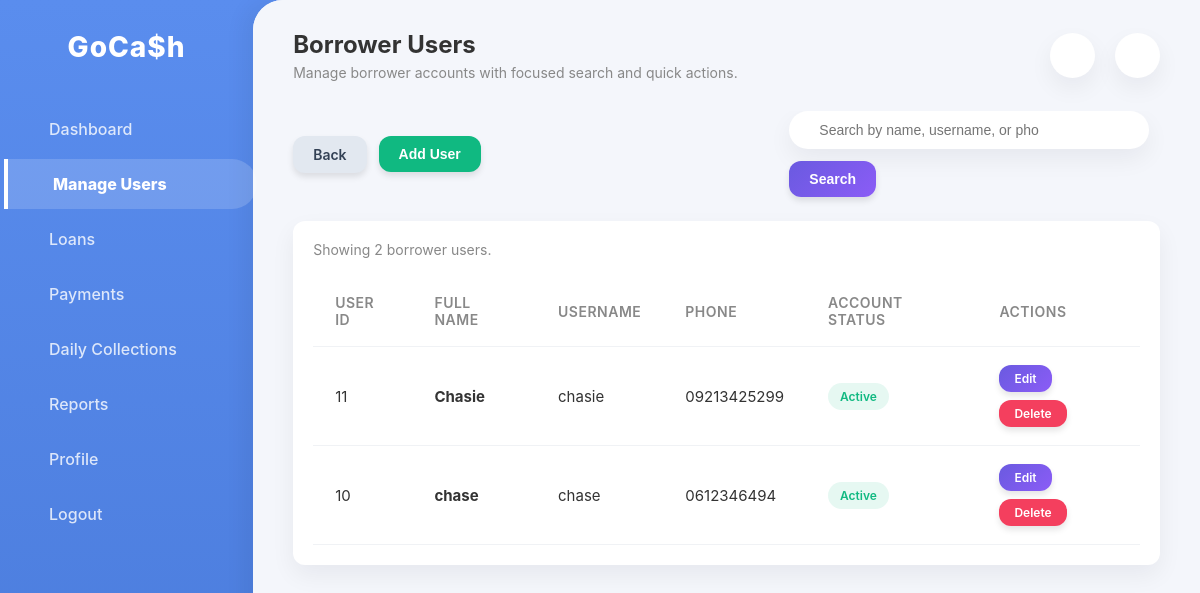
/admin/manage_users_list.php?role=borrower (signed in), run on the app's committed database.
### tables this page shows
CREATE TABLE `users` (
  `id` int(11) NOT NULL,
  `fullname` varchar(255) DEFAULT NULL,
  `username` varchar(255) NOT NULL DEFAULT '',
  `password` varchar(255) DEFAULT NULL,
  `role` enum('admin','collector','borrower') DEFAULT 'borrower',
  `status` enum('active','inactive') NOT NULL DEFAULT 'active',
  `created_at` timestamp NOT NULL DEFAULT current_timestamp(),
  `last_login` datetime DEFAULT NULL,
  `phone` varchar(50) DEFAULT NULL,
  `address` text DEFAULT NULL,
  `collector_id` int(11) DEFAULT NULL
);

### admin/manage_users_list.php (the view, shortened to what this page needs)
<?php
require_once '../db_connect.php';
$role = $_GET['role'] ?? '';
$search = trim($_GET['search'] ?? '');
$safeRole = ucfirst($role);
$statusColumnExists = false;
$statusColumnCheck = $conn->query("SHOW COLUMNS FROM users LIKE 'status'");
if ($statusColumnCheck && $statusColumnCheck->num_rows > 0) {
    $statusColumnExists = true;
}
$statusSelect = $statusColumnExists ? "u.status" : "'Active' AS status";
$sql = "
    SELECT
        u.id,
        u.fullname,
        u.username,
        u.phone,
        $statusSelect
    FROM users u
    WHERE u.role = ?
";
$paramTypes = "s";
$params = [$role];
$sql .= " ORDER BY u.id DESC";
$stmt = $conn->prepare($sql);
$stmt->bind_param($paramTypes, ...$params);
$stmt->execute();
$users = $stmt->get_result();
?>
<!DOCTYPE html>
<html lang="en">
<head>
    <link rel="stylesheet" href="admin_style.css">
</head>
<body>
    <aside class="sidebar">
        <div class="brand">GoCa$h</div>
        <ul class="nav-links">
            <li><a href="dashboard.php"><i class="ph ph-squares-four"></i> Dashboard</a></li>
            <li><a href="manage_users.php" class="active"><i class="ph ph-users"></i> Manage Users</a></li>
            <li><a href="loans.php"><i class="ph ph-wallet"></i> Loans</a></li>
            <li><a href="payments.php"><i class="ph ph-credit-card"></i> Payments</a></li>
            <li><a href="daily_collections.php"><i class="ph ph-calendar-blank"></i> Daily Collections</a></li>
            <li><a href="reports.php"><i class="ph ph-chart-line-up"></i> Reports</a></li>
            <li><a href="profile.php"><i class="ph ph-user-circle-gear"></i> Profile</a></li>
            <li style="margin-top: auto;"><a href="logout.php"><i class="ph ph-sign-out"></i> Logout</a></li>
        </ul>
    </aside>
    <main class="main-wrapper">
        <header class="top-header">
            <div class="greeting">
                <h1><?php echo htmlspecialchars($safeRole); ?> Users</h1>
                <p>Manage <?php echo htmlspecialchars(strtolower($safeRole)); ?> accounts with focused search and quick actions.</p>
            </div>
            <div class="header-actions">
                <button class="icon-btn icon-badge-wrap" id="notifBellBtn"><i class="ph ph-bell"></i></button>
                <button class="icon-btn" onclick="window.location.href='profile.php'"><i class="ph ph-user"></i></button>
            </div>
        </header>
        <div class="content">
            <div class="list-toolbar">
                <div class="list-toolbar-left">
                    <a href="manage_users.php" class="btn btn-secondary"><i class="ph ph-arrow-left"></i> Back</a>
                    <button type="button" class="btn btn-success" onclick="openAddUserModal('<?php echo htmlspecialchars($role, ENT_QUOTES); ?>')"><i class="ph ph-plus"></i> Add User</button>
                </div>
                <div class="list-toolbar-right">
                    <form class="search-form" method="GET">
                        <div class="search-bar">
                            <input
                                type="text"
                                name="search"
                                value="<?php echo htmlspecialchars($search); ?>"
                                placeholder="Search by name, username, or phone"
                            >
                        </div>
                        <button type="submit" class="btn btn-primary">Search</button>
                    </form>
                </div>
            </div>
            <div class="table-container">
                <div class="table-meta">
                    <p>Showing <?php echo (int)$users->num_rows; ?> <?php echo htmlspecialchars(strtolower($safeRole)); ?> user<?php echo $users->num_rows === 1 ? '' : 's'; ?>.</p>
                </div>
                <table class="modern-table">
                    <thead>
                        <tr>
                            <th>User ID</th>
                            <th>Full Name</th>
                            <th>Username</th>
                            <th>Phone</th>
                            <th>Account Status</th>
                            <th>Actions</th>
                        </tr>
                    </thead>
                    <tbody>
                        <?php while ($row = $users->fetch_assoc()) { ?>
                            <?php
                            $status = trim((string)($row['status'] ?? ''));
                            $statusClass = strtolower($status) === 'inactive' ? 'badge-warning' : 'badge-success';
                            $returnUrl = 'manage_users_list.php?role=' . urlencode($role);
                            ?>
                            <tr>
                                <td><?php echo (int)$row['id']; ?></td>
                                <td><strong><?php echo htmlspecialchars($row['fullname']); ?></strong></td>
                                <td><?php echo htmlspecialchars($row['username']); ?></td>
                                <td><?php echo htmlspecialchars($row['phone'] ?: 'N/A'); ?></td>
                                <td><span class="badge <?php echo $statusClass; ?>"><?php echo htmlspecialchars(ucfirst($status)); ?></span></td>
                                <td>
                                    <div class="action-stack">
                                        <a href="edit_user.php?id=<?php echo (int)$row['id']; ?>" class="btn btn-primary btn-sm">Edit</a>
                                        <a
                                            href="delete_user.php?id=<?php echo (int)$row['id']; ?>&redirect=<?php echo urlencode($returnUrl); ?>"
                                            class="btn btn-danger btn-sm"
                                            onclick="return confirm('Delete this user?')"
                                        >
                                            Delete
                                        </a>
                                    </div>
                                </td>
                            </tr>
                        <?php } ?>
                    </tbody>
                </table>
            </div>
        </div>
    </main>
    <?php include 'notif_dropdown.php'; ?>
</body>
</html>

### admin/admin_style.css (style rules this page uses)
:root { --primary-gradient: linear-gradient(135deg, #6A5AE0, #8B5CF6); --sidebar-blue: #5A8DEE; --bg-color: #F4F6FB; --card-bg: #FFFFFF; --text-main: #333333; --text-muted: #888888; --shadow-soft: 0 10px 24px rgba(15, 23, 42, 0.06); --shadow-hover: 0 18px 45px rgba(15, 23, 42, 0.14); --radius-main: 12px; --radius-sm: 10px; --transition: all 0.25s ease-out; --transition-fast: 0.15s ease-out; }
body { margin: 0; padding: 0; font-family: 'Inter', 'Segoe UI', Roboto, Helvetica, Arial, sans-serif; background-color: var(--sidebar-blue); color: var(--text-main); display: flex; height: 100vh; overflow: hidden; }
.sidebar { width: 260px; background: var(--sidebar-blue); background: linear-gradient(180deg, #5A8DEE, #4A7BDB); color: white; display: flex; flex-direction: column; padding: 30px 0; height: 100vh; box-sizing: border-box; }
.brand { font-size: 28px; font-weight: 800; text-align: center; margin-bottom: 40px; letter-spacing: 1px; }
.nav-links { list-style: none; padding: 0; margin: 0; flex-grow: 1; }
.nav-links li { margin-bottom: 5px; }
.nav-links a { display: flex; align-items: center; padding: 15px 30px; color: rgba(255, 255, 255, 0.8); text-decoration: none; font-size: 16px; font-weight: 500; transition: var(--transition); border-left: 4px solid transparent; border-radius: 0 999px 999px 0; position: relative; }
.nav-links a:hover, .nav-links a.active { background: rgba(255, 255, 255, 0.16); color: white; border-left: 4px solid white; transform: translateX(4px); }
.nav-links a.active { font-weight: 800; }
.main-wrapper { flex-grow: 1; background-color: var(--bg-color); border-radius: 30px 0 0 30px; overflow-y: auto; box-shadow: -10px 0 20px rgba(0, 0, 0, 0.05); display: flex; flex-direction: column; }
.top-header { display: flex; justify-content: space-between; align-items: center; padding: 30px 40px; background: var(--bg-color); position: sticky; top: 0; z-index: 10; }
.greeting h1 { margin: 0; font-size: 24px; color: var(--text-main); font-weight: 700; }
.greeting p { margin: 5px 0 0; color: var(--text-muted); font-size: 14px; }
.header-actions { display: flex; align-items: center; gap: 20px; }
.search-bar { display: flex; align-items: center; background: var(--card-bg); padding: 10px 20px; border-radius: 30px; box-shadow: var(--shadow-soft); }
.search-bar input { border: none; outline: none; background: transparent; padding-left: 10px; font-size: 14px; }
.icon-btn { background: var(--card-bg); border: none; width: 45px; height: 45px; border-radius: 50%; display: flex; align-items: center; justify-content: center; color: var(--text-main); box-shadow: var(--shadow-soft); cursor: pointer; transition: var(--transition); }
.content { padding: 0 40px 40px; }
.table-container { background: var(--card-bg); border-radius: var(--radius-main); box-shadow: var(--shadow-soft); overflow: hidden; padding: 20px; margin-top: 20px; transition: var(--transition); }
.modern-table { width: 100%; border-collapse: collapse; }
.modern-table th, .modern-table td { padding: 18px 22px; text-align: left; border-bottom: 1px solid #F0F2F5; }
.modern-table th { color: var(--text-muted); font-weight: 600; font-size: 14px; text-transform: uppercase; letter-spacing: 0.5px; }
.modern-table td { color: var(--text-main); font-size: 15px; }
.modern-table tbody tr { transition: var(--transition); }
.btn { display: inline-block; padding: 10px 20px; border-radius: 12px; font-size: 14px; font-weight: 600; text-decoration: none; text-align: center; border: none; cursor: pointer; transition: transform var(--transition-fast), box-shadow var(--transition-fast), filter var(--transition-fast), opacity var(--transition-fast); box-shadow: 0 4px 6px rgba(0, 0, 0, 0.1); }
.btn-primary { background: var(--primary-gradient); color: white; }
.btn-success { background: #10B981; color: white; }
.btn-danger { background: #F43F5E; color: white; }
.btn-sm { padding: 6px 15px; font-size: 12px; }
.badge { padding: 6px 12px; border-radius: 20px; font-size: 12px; font-weight: 600; display: inline-block; }
.badge-success { background: rgba(16, 185, 129, 0.1); color: #10B981; }

### admin/notif_dropdown.php (style rules this page uses)
.icon-badge-wrap { position: relative; }

### data on the page
users: id "11", fullname "Chasie", username "chasie", phone "09213425299", status "Active"
users: id "10", fullname "chase", username "chase", phone "0612346494", status "Active"

### other printed values
$safeRole "Borrower"
$safeRole "borrower"
$users->num_rows "2"
